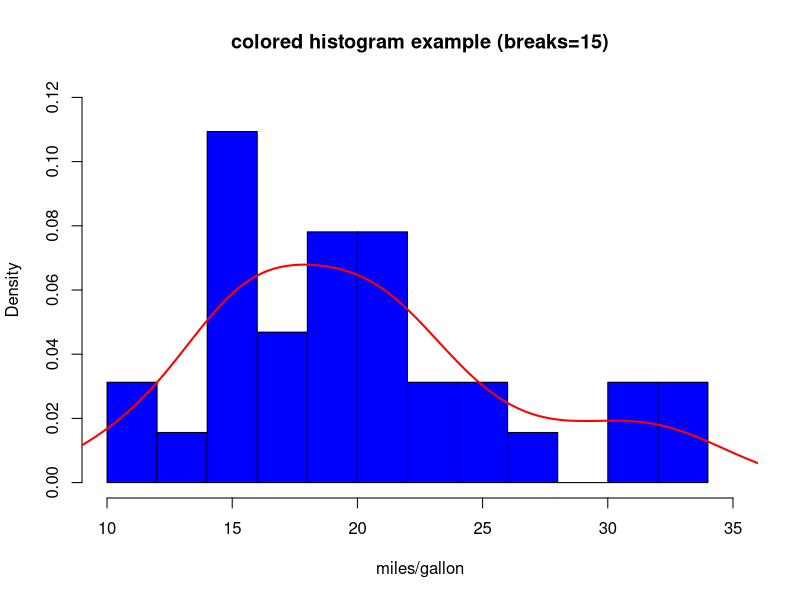

Reproduce this figure in R.
attach(mtcars)


hist(mpg, breaks = 12, col = 'blue1', xlim=c(10, 35), ylim = c(0, 0.12),
    xlab = 'miles/gallon', freq = FALSE,
    main = 'colored histogram example (breaks=15)')
lines(density(mpg), col = 'red', lwd = 2)